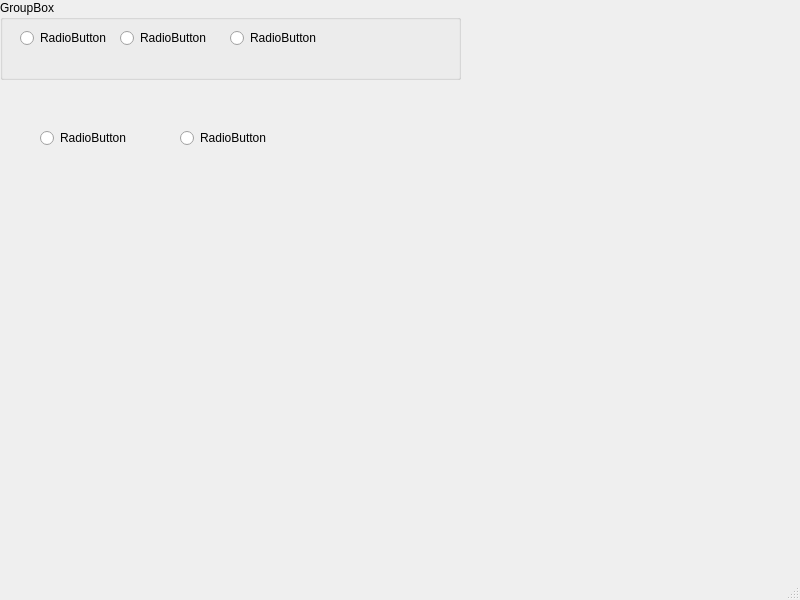
<?xml version="1.0" encoding="UTF-8"?>
<ui version="4.0">
 <class>myShipMain</class>
 <widget class="QMainWindow" name="myShipMain">
  <property name="geometry">
   <rect>
    <x>0</x>
    <y>0</y>
    <width>800</width>
    <height>600</height>
   </rect>
  </property>
  <property name="windowTitle">
   <string>MainWindow</string>
  </property>
  <widget class="QWidget" name="centralwidget">
   <widget class="QGroupBox" name="groupBox">
    <property name="geometry">
     <rect>
      <x>0</x>
      <y>0</y>
      <width>461</width>
      <height>80</height>
     </rect>
    </property>
    <property name="title">
     <string>GroupBox</string>
    </property>
    <widget class="QRadioButton" name="radioButton">
     <property name="geometry">
      <rect>
       <x>20</x>
       <y>30</y>
       <width>89</width>
       <height>16</height>
      </rect>
     </property>
     <property name="text">
      <string>RadioButton</string>
     </property>
    </widget>
    <widget class="QRadioButton" name="radioButton_2">
     <property name="geometry">
      <rect>
       <x>120</x>
       <y>30</y>
       <width>89</width>
       <height>16</height>
      </rect>
     </property>
     <property name="text">
      <string>RadioButton</string>
     </property>
    </widget>
    <widget class="QRadioButton" name="radioButton_3">
     <property name="geometry">
      <rect>
       <x>230</x>
       <y>30</y>
       <width>89</width>
       <height>16</height>
      </rect>
     </property>
     <property name="text">
      <string>RadioButton</string>
     </property>
    </widget>
   </widget>
   <widget class="QRadioButton" name="radioButton_4">
    <property name="geometry">
     <rect>
      <x>40</x>
      <y>130</y>
      <width>89</width>
      <height>16</height>
     </rect>
    </property>
    <property name="text">
     <string>RadioButton</string>
    </property>
   </widget>
   <widget class="QRadioButton" name="radioButton_5">
    <property name="geometry">
     <rect>
      <x>180</x>
      <y>130</y>
      <width>89</width>
      <height>16</height>
     </rect>
    </property>
    <property name="text">
     <string>RadioButton</string>
    </property>
   </widget>
  </widget>
  <widget class="QMenuBar" name="menubar">
   <property name="geometry">
    <rect>
     <x>0</x>
     <y>0</y>
     <width>800</width>
     <height>23</height>
    </rect>
   </property>
  </widget>
  <widget class="QStatusBar" name="statusbar"/>
 </widget>
 <resources/>
 <connections/>
</ui>
